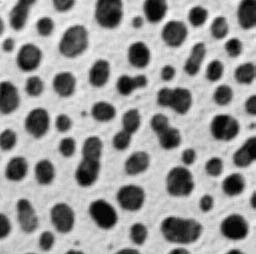
%> input picture hw5/图像/task2/blobz1.png, 256 x 254 px
$ octave main.m   (GNU Octave 9; MATLAB toolbox functions it lacks are replaced by stand-ins)
%> lines starting %> are read from the running program, lines starting %| are printed output that depends on the picture; in (x1, y1, x2, y2) boxes, pixels count from 0 and x2, y2 are one past the last pixel; in counts of white or black regions, pixels touching at a corner belong together; the program's own positions count from 1
### hw5/代码/task2/findThreshold.m
function newImg = findThreshold(Img)
%FINDTHRESHOLD 基本全局阈值算法
Img = uint8(Img);
[Height, Width] = size(Img);
%初始化阈值为极大值和极小值的平均数
maxImg = max(max(Img));
minImg = min(min(Img));
T = 0.5*(maxImg+minImg);

while true
    G1num = 0;
    G2num = 0;
    G1sum = 0;
    G2sum = 0;
    %遍历图像，计算两个划分各自的数量以及各自灰度值总和
    for i = 1:Height
        for j = 1:Width
            if Img(i,j) >= T
                G1num = G1num + 1;
                G1sum = G1sum + Img(i,j);
            else
                G2num = G2num + 1;
                G2sum = G2sum + Img(i,j);
            end
        end
    end
    %计算两个划分灰度值的平均值
    average1 = G1sum / G1num;
    average2 = G2sum / G2num;
    %当阈值不再变化时,说明迭代结束
    if abs(0.5*(average1+average2)-T) < 1e-3
        break;
    %否则更新阈值，继续进行迭代
    else
        T = 0.5*(average1+average2)  ;
    end
end

%生成二值化图像
newImg = zeros(Height, Width);
for i = 1:Height
    for j = 1:Width
        if Img(i,j) >= T
            newImg(i,j) = 1;
        end
    end
end

end

### hw5/代码/task2/main.m
clc, clear;
img1 = imread('blobz1.png');
%> img1 is the input picture: size 254x256 uint8; min 1, max 254, mean 151.8
img2 = imread('blobz2.png');
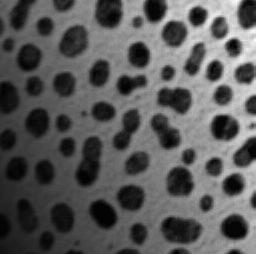
%> input picture hw5/图像/task2/blobz2.png, 256 x 254 px
%> img2 is the input picture: size 254x256 uint8; min 2, max 255, mean 89.7
resimg1 = findThreshold(img1);
%> in findThreshold, `maxImg = max(max(Img));`: maxImg = 254
%> in findThreshold, `minImg = min(min(Img));`: minImg = 1
%> in findThreshold, `T = 0.5*(maxImg+minImg);`: T = 128
%> the loop in findThreshold, `while true` made 1 pass
%> (average1, average2) on pass 1: (0, 0)
%> after the loop in findThreshold, `for i = 1:Height`:
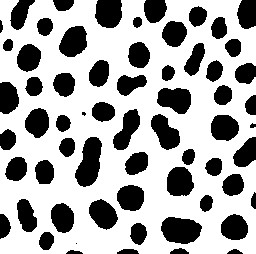
%> newImg: size 254x256 double; values 0 (black) and 1 (white), 66.2% white; 63 black regions (2 under 20 px), largest, box (x1, y1, x2, y2) and area: (75, 137, 102, 187) 894, (161, 217, 202, 244) 850, (157, 88, 191, 114) 672
resimg2 = findThreshold(img2);
%> in findThreshold (call 2), `maxImg = max(max(Img));`: maxImg = 255
%> in findThreshold (call 2), `minImg = min(min(Img));`: minImg = 2
%> the loop in findThreshold (call 2), `while true` made 1 pass
%> after the loop in findThreshold (call 2), `for i = 1:Height`:
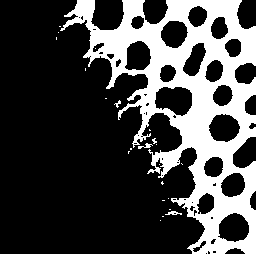
%> newImg: size 254x256 double; values 0 (black) and 1 (white), 27.4% white; 23 white regions (19 under 20 px), largest, box (x1, y1, x2, y2) and area: (60, 0, 256, 254) 17641, (165, 211, 182, 215) 39, (138, 143, 153, 149) 38, (114, 100, 121, 108) 22
imwrite(resimg1, 'blobz1Result.png');
imwrite(resimg2, 'blobz2Result.png');

[Height, Width] = size(img2);
%> Height = 254; Width = 256
x = int32((0:4) * (Height/4) + 1);
%> x = [1 65 128 192 255]
y = int32((0:4) * (Width/4) + 1);
%> y = [1 65 129 193 257]
resimg4x4 = zeros(Height, Width);
for i = 1:4
  for j = 1:4
    range_x = x(i):x(i+1)-1;
    range_y = y(j):y(j+1)-1;
    resimg4x4(range_x, range_y) = findThreshold(img2(range_x, range_y));
  end
end
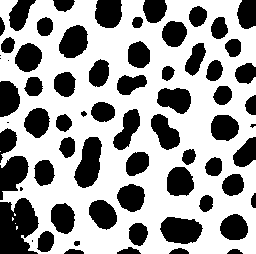
%> resimg4x4: size 254x256 double; values 0 (black) and 1 (white), 62.3% white; 68 black regions (7 under 20 px), largest, box (x1, y1, x2, y2) and area: (0, 198, 39, 254) 1675, (74, 137, 102, 188) 948, (160, 217, 203, 244) 888
imwrite(resimg4x4, 'blobz2Result4x4.png');
